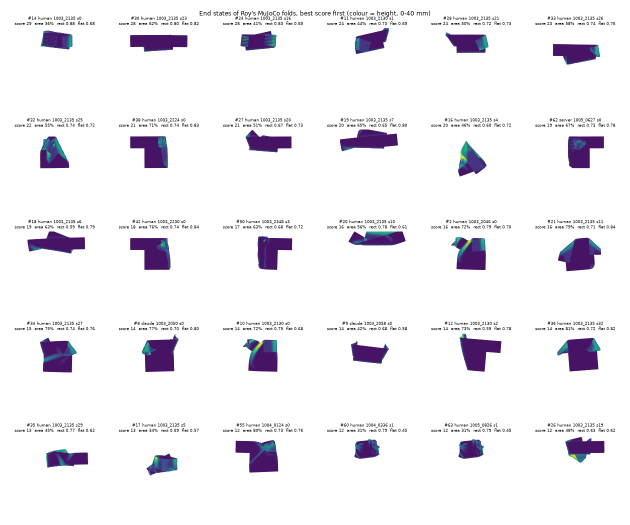
#> input picture teacher/harness/knowledge/neat_data/sheet_1.png, 1260 x 1050 px (shown at 1/2 size)
$ python fold_camera.py calibrate --image ../../teacher/harness/knowledge/neat_data/sheet_1.png
#> lines starting #> are read from the running program, lines starting #| are printed output that depends on the picture; after the words box and inside, x2 and y2 are one past the last pixel; in counts of white or black regions, pixels touching at a corner belong together
### hardware/so101/fold_score.py
"""Scores a cloth half fold from two photos of a fixed camera: one before the fold (the dark cloth flat, a full
square) and one after. The before photo gives the cloth's four corners, hence a homography from pixels to the table
in metres; the after silhouette is mapped through it and compared with the ideal rectangle (side x side/2 on the
near half of the square). No other calibration. Prints one JSON line, all lengths in cm.

    .venv/bin/python hardware/so101/fold_score.py before.jpg after.jpg [--side 0.30] [--near bottom] [--dark N] \
        [--out overlay.png]

--near is the side of the image that the near edge (the one closest to the robot, onto which the cloth folds) is on.
--dark overrides the cloth threshold (grey level); the default is Otsu's on the before photo, reused for the after one.
"""

import argparse
import itertools
import json
import sys

import numpy as np
from PIL import Image, ImageDraw
from scipy import ndimage
from scipy.spatial import ConvexHull

NEAR_DIR = {"bottom": (0, 1), "top": (0, -1), "left": (-1, 0), "right": (1, 0)}   # image (u, v) direction
MAX_HULL = 40         # hull vertices kept before the brute-force search for the largest quadrilateral
BIN = 0.01            # m, width of the x-bins along the folded edge
RASTER = 0.002        # m, cell of the coverage raster


def otsu(grey):
    hist = np.bincount(np.round(grey).astype(int).ravel(), minlength=256).astype(float)
    levels = np.arange(256)
    best, dark = -1.0, 128
    for t in range(1, 256):
        w0, w1 = hist[:t].sum(), hist[t:].sum()
        if w0 == 0 or w1 == 0:
            continue
        m0, m1 = (hist[:t] * levels[:t]).sum() / w0, (hist[t:] * levels[t:]).sum() / w1
        if w0 * w1 * (m0 - m1) ** 2 > best:
            best, dark = w0 * w1 * (m0 - m1) ** 2, t
    return dark


COLOURS = ["dark", "blue"]


def cloth_value(rgb, colour="dark"):
    """Per pixel, 0 to 255, low where the cloth is: the grey level for a dark cloth, and for a blue one how far blue
    falls short of standing out over red (white, grey, black and brown things all read 255)."""
#> called with colour = 'dark'
    pixels = np.asarray(rgb, float)
    if colour == "dark":
        return pixels.mean(axis=2)
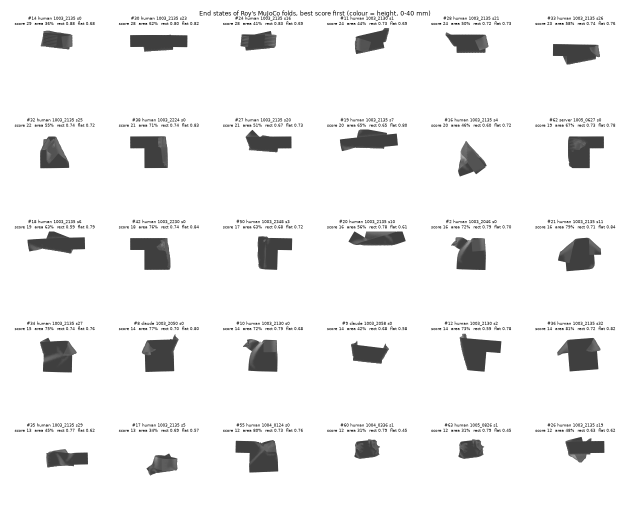
#> returned value: shape (1050, 1260) float64 (shown at 1/2 size); min 0, max 255, mean 239.9
    if colour == "blue":
        blueness = np.clip(pixels[:, :, 2] - pixels[:, :, 0], 0, 255)
        return 255 - np.clip(2 * blueness, 0, 255)
    raise ValueError(f"cloth colour {colour!r} is not one of {COLOURS}")


def cloth_mask(rgb, dark=None, colour="dark"):
    """Boolean mask of the largest blob of cloth-coloured pixels (holes filled) and the threshold used."""
    grey = cloth_value(rgb, colour)
    if dark is None:
        dark = otsu(grey)
#> in otsu, `hist = np.bincount(np.round(grey).astype(int).ravel(), minlength=256)...`: hist = 256 values, max 1197779 at index 255, min 24 at index 2, mean 5168
#> the loop in otsu, `for t in range(1, 256):` made 255 passes
#> (w0, w1, m0, m1, best) on passes 1 to 8: (393, 1322607, 0, 240, 2.99e+13), (429, 1322571, 0.0839, 240, 3.27e+13), (453, 1322547, 0.185, 240, 3.45e+13), (497, 1322503, 0.435, 240, 3.77e+13), (521, 1322479, 0.599, 240, 3.95e+13), (568, 1322432, 0.963, 240, 4.29e+13), (614, 1322386, 1.34, 240.1, 4.63e+13), (678, 1322322, 1.87, 240.1, 5.09e+13)
#> after the loop in otsu, `for t in range(1, 256):`: best = 4.16e+15; dark = 166
#> dark = 166
    labels, n = ndimage.label(grey < dark)
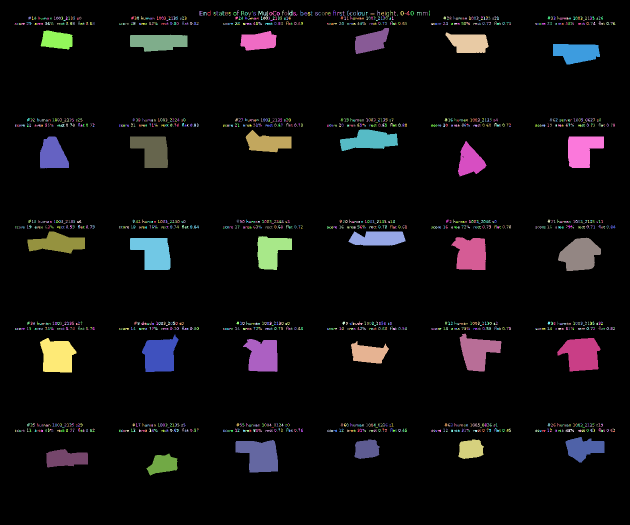
#> labels: shape (1050, 1260) int32 (shown at 1/2 size); 2061 distinct labels, from 0 to 2060; one colour per label, 0 black
#> n = 2060
    if n == 0:
        raise ValueError("no cloth pixels below the threshold %s" % dark)
    biggest = np.argmax(np.bincount(labels.ravel())[1:]) + 1
#> biggest = 1662
    return ndimage.binary_fill_holes(labels == biggest), dark


def boundary(mask):
    v, u = np.nonzero(mask & ~ndimage.binary_erosion(mask))
    return np.stack([u, v], axis=1).astype(float)


def shoelace(p):
    return 0.5 * (p[..., 0] * np.roll(p[..., 1], -1, axis=-1) - np.roll(p[..., 0], -1, axis=-1) * p[..., 1]).sum(-1)


def square_corners(mask, near="bottom"):
    """Pixel corners (u, v) of the cloth, ordered [near-left, near-right, far-right, far-left]."""
    pts = boundary(mask)
    hull = pts[ConvexHull(pts).vertices]
    while len(hull) > MAX_HULL:   # drop the vertex whose removal changes the outline least
        tri = np.stack([np.roll(hull, 1, 0), hull, np.roll(hull, -1, 0)], axis=1)
        hull = np.delete(hull, np.argmin(np.abs(shoelace(tri))), axis=0)
    combos = np.array(list(itertools.combinations(range(len(hull)), 4)))
    quad = hull[combos[np.argmax(np.abs(shoelace(hull[combos])))]]
    if shoelace(quad) > 0:        # visually counter-clockwise (v points down): near-left, near-right, far-right, far-left
        quad = quad[::-1]
    mids = (quad + np.roll(quad, -1, 0)) / 2
    return np.roll(quad, -int(np.argmax(mids @ np.array(NEAR_DIR[near]))), 0)


def homography(px, side):
    """3x3 matrix taking pixels (u, v) to table metres, the corners px going to the square [0, side]^2."""
    table = np.array([[0, 0], [side, 0], [side, side], [0, side]], float)
    a = []
    for (u, v), (x, y) in zip(px, table):
        a.append([u, v, 1, 0, 0, 0, -x * u, -x * v])
        a.append([0, 0, 0, u, v, 1, -y * u, -y * v])
    return np.append(np.linalg.solve(a, table.ravel()), 1).reshape(3, 3)


def apply(h, pts):
    q = np.c_[pts, np.ones(len(pts))] @ h.T
    return q[:, :2] / q[:, 2:]


def calibrate(before_rgb, side=0.30, near="bottom", dark=None, colour="dark"):
    mask, dark = cloth_mask(before_rgb, dark, colour)
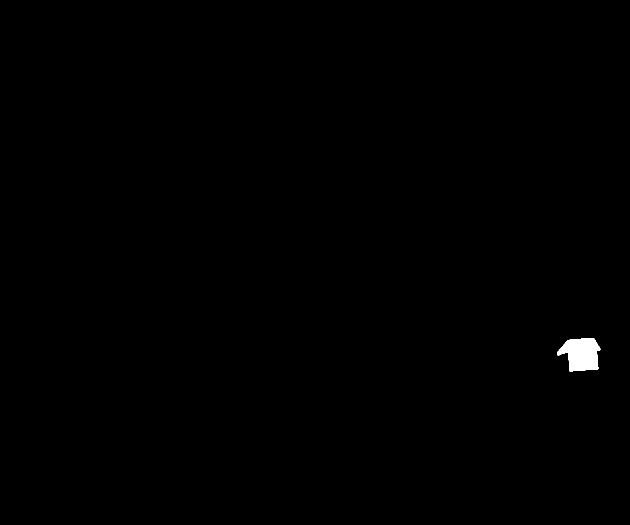
#> mask: shape (1050, 1260) bool (shown at 1/2 size); 0.31% white; 1 white region, box (x1, y1, x2, y2) and area: (1114, 676, 1201, 743) 4061
#> dark = 166
    corners = square_corners(mask, near)
#> (the rest of the program and of its run is left out)
